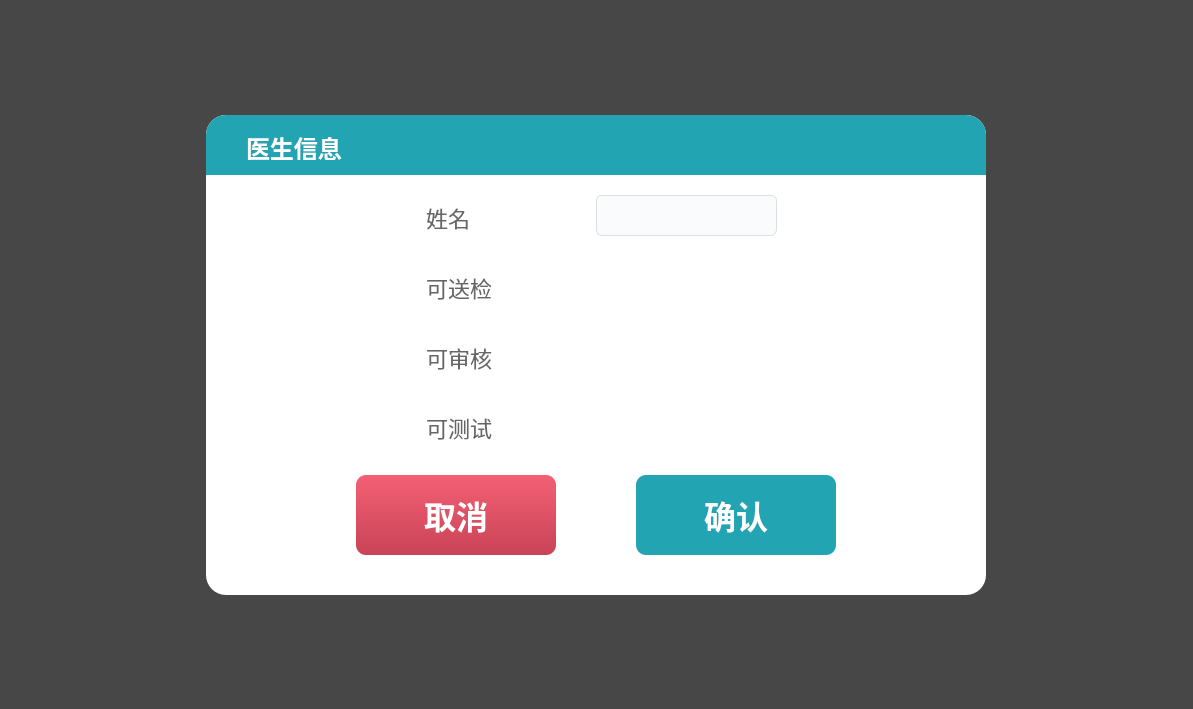
<?xml version="1.0" encoding="UTF-8"?>
<ui version="4.0">
 <class>DEditDoctor</class>
 <widget class="QWidget" name="DEditDoctor">
  <property name="geometry">
   <rect>
    <x>0</x>
    <y>0</y>
    <width>1193</width>
    <height>709</height>
   </rect>
  </property>
  <property name="windowTitle">
   <string>Form</string>
  </property>
  <property name="styleSheet">
   <string notr="true">background-color: rgba(0, 0, 0, 120);</string>
  </property>
  <layout class="QGridLayout" name="gridLayout">
   <item row="2" column="1">
    <spacer name="verticalSpacer">
     <property name="orientation">
      <enum>Qt::Vertical</enum>
     </property>
     <property name="sizeHint" stdset="0">
      <size>
       <width>20</width>
       <height>52</height>
      </size>
     </property>
    </spacer>
   </item>
   <item row="1" column="0">
    <spacer name="horizontalSpacer">
     <property name="orientation">
      <enum>Qt::Horizontal</enum>
     </property>
     <property name="sizeHint" stdset="0">
      <size>
       <width>287</width>
       <height>20</height>
      </size>
     </property>
    </spacer>
   </item>
   <item row="0" column="1">
    <spacer name="verticalSpacer_2">
     <property name="orientation">
      <enum>Qt::Vertical</enum>
     </property>
     <property name="sizeHint" stdset="0">
      <size>
       <width>20</width>
       <height>52</height>
      </size>
     </property>
    </spacer>
   </item>
   <item row="1" column="2">
    <spacer name="horizontalSpacer_2">
     <property name="orientation">
      <enum>Qt::Horizontal</enum>
     </property>
     <property name="sizeHint" stdset="0">
      <size>
       <width>287</width>
       <height>20</height>
      </size>
     </property>
    </spacer>
   </item>
   <item row="1" column="1">
    <widget class="QWidget" name="widget" native="true">
     <property name="sizePolicy">
      <sizepolicy hsizetype="Expanding" vsizetype="Expanding">
       <horstretch>0</horstretch>
       <verstretch>0</verstretch>
      </sizepolicy>
     </property>
     <property name="minimumSize">
      <size>
       <width>780</width>
       <height>480</height>
      </size>
     </property>
     <property name="styleSheet">
      <string notr="true">
background: #FFFFFF;
border-radius: 20px;</string>
     </property>
     <widget class="QLabel" name="label">
      <property name="geometry">
       <rect>
        <x>40</x>
        <y>20</y>
        <width>100</width>
        <height>25</height>
       </rect>
      </property>
      <property name="styleSheet">
       <string notr="true">background: transparent;

width: 46px;
height: 23px;
font-family: PingFang SC;
font-weight: 500;
font-size: 24px;
color: #ffffff;
line-height: 34px;</string>
      </property>
      <property name="text">
       <string>医生信息</string>
      </property>
     </widget>
     <widget class="QLabel" name="label_2">
      <property name="geometry">
       <rect>
        <x>220</x>
        <y>90</y>
        <width>71</width>
        <height>25</height>
       </rect>
      </property>
      <property name="sizePolicy">
       <sizepolicy hsizetype="Minimum" vsizetype="Minimum">
        <horstretch>0</horstretch>
        <verstretch>0</verstretch>
       </sizepolicy>
      </property>
      <property name="maximumSize">
       <size>
        <width>100</width>
        <height>25</height>
       </size>
      </property>
      <property name="styleSheet">
       <string notr="true">font-size: 22px;
font-family: &quot;PingFang SC&quot;;
color: #666666;
</string>
      </property>
      <property name="text">
       <string>姓名</string>
      </property>
     </widget>
     <widget class="QLineEdit" name="edit_name">
      <property name="geometry">
       <rect>
        <x>390</x>
        <y>80</y>
        <width>181</width>
        <height>41</height>
       </rect>
      </property>
      <property name="styleSheet">
       <string notr="true">background: #FAFBFC;
border: 1px solid #DCDEE0;
border-radius: 6px;
font-size: 18px;
font-family: &quot;PingFang SC&quot;;
padding-left: 10px;</string>
      </property>
      <property name="inputMethodHints">
       <set>Qt::ImhNone</set>
      </property>
      <property name="readOnly">
       <bool>false</bool>
      </property>
     </widget>
     <widget class="QWidget" name="widget_5" native="true">
      <property name="geometry">
       <rect>
        <x>0</x>
        <y>0</y>
        <width>780</width>
        <height>60</height>
       </rect>
      </property>
      <property name="minimumSize">
       <size>
        <width>480</width>
        <height>40</height>
       </size>
      </property>
      <property name="styleSheet">
       <string notr="true">border: none;
background: none;
image: none;

background: #22a4b3;

border-top-left-radius: 20px;
border-top-right-radius: 20px;
border-bottom-left-radius: 0px;
border-bottom-right-radius: 0px;</string>
      </property>
     </widget>
     <widget class="QPushButton" name="btn_no">
      <property name="geometry">
       <rect>
        <x>150</x>
        <y>360</y>
        <width>200</width>
        <height>80</height>
       </rect>
      </property>
      <property name="sizePolicy">
       <sizepolicy hsizetype="Expanding" vsizetype="Expanding">
        <horstretch>0</horstretch>
        <verstretch>0</verstretch>
       </sizepolicy>
      </property>
      <property name="maximumSize">
       <size>
        <width>1111</width>
        <height>1111</height>
       </size>
      </property>
      <property name="styleSheet">
       <string notr="true">background: transparent;
background-color: qlineargradient(spread:pad, x1:0, y1:0, x2:0, y2:1, stop:0 rgba(244, 96, 117, 255), stop:1 rgba(201, 67, 86, 255));
border-radius: 10px;
font-weight: bold;
color: white;
font-size: 32px;
font-family: PingFang SC;</string>
      </property>
      <property name="text">
       <string>取消</string>
      </property>
      <property name="flat">
       <bool>true</bool>
      </property>
     </widget>
     <widget class="QPushButton" name="btn_yes">
      <property name="geometry">
       <rect>
        <x>430</x>
        <y>360</y>
        <width>200</width>
        <height>80</height>
       </rect>
      </property>
      <property name="sizePolicy">
       <sizepolicy hsizetype="Expanding" vsizetype="Expanding">
        <horstretch>0</horstretch>
        <verstretch>0</verstretch>
       </sizepolicy>
      </property>
      <property name="maximumSize">
       <size>
        <width>1111</width>
        <height>1111</height>
       </size>
      </property>
      <property name="styleSheet">
       <string notr="true">background: #22A4B3;
border-radius: 10px;

font-family: PingFang SC;
font-weight: bold;
font-size: 32px;
color: #FFFFFF;
line-height: 42px;</string>
      </property>
      <property name="text">
       <string>确认</string>
      </property>
      <property name="flat">
       <bool>true</bool>
      </property>
     </widget>
     <widget class="QPushButton" name="btn_canInspect">
      <property name="geometry">
       <rect>
        <x>430</x>
        <y>150</y>
        <width>91</width>
        <height>41</height>
       </rect>
      </property>
      <property name="sizePolicy">
       <sizepolicy hsizetype="Fixed" vsizetype="Fixed">
        <horstretch>0</horstretch>
        <verstretch>0</verstretch>
       </sizepolicy>
      </property>
      <property name="minimumSize">
       <size>
        <width>0</width>
        <height>0</height>
       </size>
      </property>
      <property name="maximumSize">
       <size>
        <width>1111</width>
        <height>1111</height>
       </size>
      </property>
      <property name="font">
       <font>
        <family>微软雅黑</family>
        <pointsize>14</pointsize>
       </font>
      </property>
      <property name="styleSheet">
       <string notr="true">QPushButton {
    background: transparent;
    border-image: url(:/suzhou/btn_off.png);
}

QPushButton:checked {
    background: transparent;
    border-image: url(:/suzhou/btn_on.png);
}</string>
      </property>
      <property name="text">
       <string/>
      </property>
      <property name="checkable">
       <bool>true</bool>
      </property>
      <property name="checked">
       <bool>false</bool>
      </property>
     </widget>
     <widget class="QPushButton" name="btn_canAudit">
      <property name="geometry">
       <rect>
        <x>430</x>
        <y>220</y>
        <width>91</width>
        <height>41</height>
       </rect>
      </property>
      <property name="sizePolicy">
       <sizepolicy hsizetype="Fixed" vsizetype="Fixed">
        <horstretch>0</horstretch>
        <verstretch>0</verstretch>
       </sizepolicy>
      </property>
      <property name="minimumSize">
       <size>
        <width>0</width>
        <height>0</height>
       </size>
      </property>
      <property name="maximumSize">
       <size>
        <width>1111</width>
        <height>1111</height>
       </size>
      </property>
      <property name="font">
       <font>
        <family>微软雅黑</family>
        <pointsize>14</pointsize>
       </font>
      </property>
      <property name="styleSheet">
       <string notr="true">QPushButton {
    background: transparent;
    border-image: url(:/suzhou/btn_off.png);
}

QPushButton:checked {
    background: transparent;
    border-image: url(:/suzhou/btn_on.png);
}</string>
      </property>
      <property name="text">
       <string/>
      </property>
      <property name="checkable">
       <bool>true</bool>
      </property>
      <property name="checked">
       <bool>false</bool>
      </property>
     </widget>
     <widget class="QPushButton" name="btn_canTest">
      <property name="geometry">
       <rect>
        <x>430</x>
        <y>290</y>
        <width>91</width>
        <height>41</height>
       </rect>
      </property>
      <property name="sizePolicy">
       <sizepolicy hsizetype="Fixed" vsizetype="Fixed">
        <horstretch>0</horstretch>
        <verstretch>0</verstretch>
       </sizepolicy>
      </property>
      <property name="minimumSize">
       <size>
        <width>0</width>
        <height>0</height>
       </size>
      </property>
      <property name="maximumSize">
       <size>
        <width>1111</width>
        <height>1111</height>
       </size>
      </property>
      <property name="font">
       <font>
        <family>微软雅黑</family>
        <pointsize>14</pointsize>
       </font>
      </property>
      <property name="styleSheet">
       <string notr="true">QPushButton {
    background: transparent;
    border-image: url(:/suzhou/btn_off.png);
}

QPushButton:checked {
    background: transparent;
    border-image: url(:/suzhou/btn_on.png);
}</string>
      </property>
      <property name="text">
       <string/>
      </property>
      <property name="checkable">
       <bool>true</bool>
      </property>
      <property name="checked">
       <bool>false</bool>
      </property>
     </widget>
     <widget class="QLabel" name="label_3">
      <property name="geometry">
       <rect>
        <x>220</x>
        <y>160</y>
        <width>71</width>
        <height>25</height>
       </rect>
      </property>
      <property name="sizePolicy">
       <sizepolicy hsizetype="Minimum" vsizetype="Minimum">
        <horstretch>0</horstretch>
        <verstretch>0</verstretch>
       </sizepolicy>
      </property>
      <property name="maximumSize">
       <size>
        <width>100</width>
        <height>25</height>
       </size>
      </property>
      <property name="styleSheet">
       <string notr="true">font-size: 22px;
font-family: &quot;PingFang SC&quot;;
color: #666666;
</string>
      </property>
      <property name="text">
       <string>可送检</string>
      </property>
     </widget>
     <widget class="QLabel" name="label_4">
      <property name="geometry">
       <rect>
        <x>220</x>
        <y>230</y>
        <width>71</width>
        <height>25</height>
       </rect>
      </property>
      <property name="sizePolicy">
       <sizepolicy hsizetype="Minimum" vsizetype="Minimum">
        <horstretch>0</horstretch>
        <verstretch>0</verstretch>
       </sizepolicy>
      </property>
      <property name="maximumSize">
       <size>
        <width>100</width>
        <height>25</height>
       </size>
      </property>
      <property name="styleSheet">
       <string notr="true">font-size: 22px;
font-family: &quot;PingFang SC&quot;;
color: #666666;
</string>
      </property>
      <property name="text">
       <string>可审核</string>
      </property>
     </widget>
     <widget class="QLabel" name="label_5">
      <property name="geometry">
       <rect>
        <x>220</x>
        <y>300</y>
        <width>71</width>
        <height>25</height>
       </rect>
      </property>
      <property name="sizePolicy">
       <sizepolicy hsizetype="Minimum" vsizetype="Minimum">
        <horstretch>0</horstretch>
        <verstretch>0</verstretch>
       </sizepolicy>
      </property>
      <property name="maximumSize">
       <size>
        <width>100</width>
        <height>25</height>
       </size>
      </property>
      <property name="styleSheet">
       <string notr="true">font-size: 22px;
font-family: &quot;PingFang SC&quot;;
color: #666666;
</string>
      </property>
      <property name="text">
       <string>可测试</string>
      </property>
     </widget>
     <zorder>widget_5</zorder>
     <zorder>label</zorder>
     <zorder>label_2</zorder>
     <zorder>edit_name</zorder>
     <zorder>btn_no</zorder>
     <zorder>btn_yes</zorder>
     <zorder>btn_canInspect</zorder>
     <zorder>btn_canAudit</zorder>
     <zorder>btn_canTest</zorder>
     <zorder>label_3</zorder>
     <zorder>label_4</zorder>
     <zorder>label_5</zorder>
    </widget>
   </item>
  </layout>
 </widget>
 <resources/>
 <connections/>
</ui>
